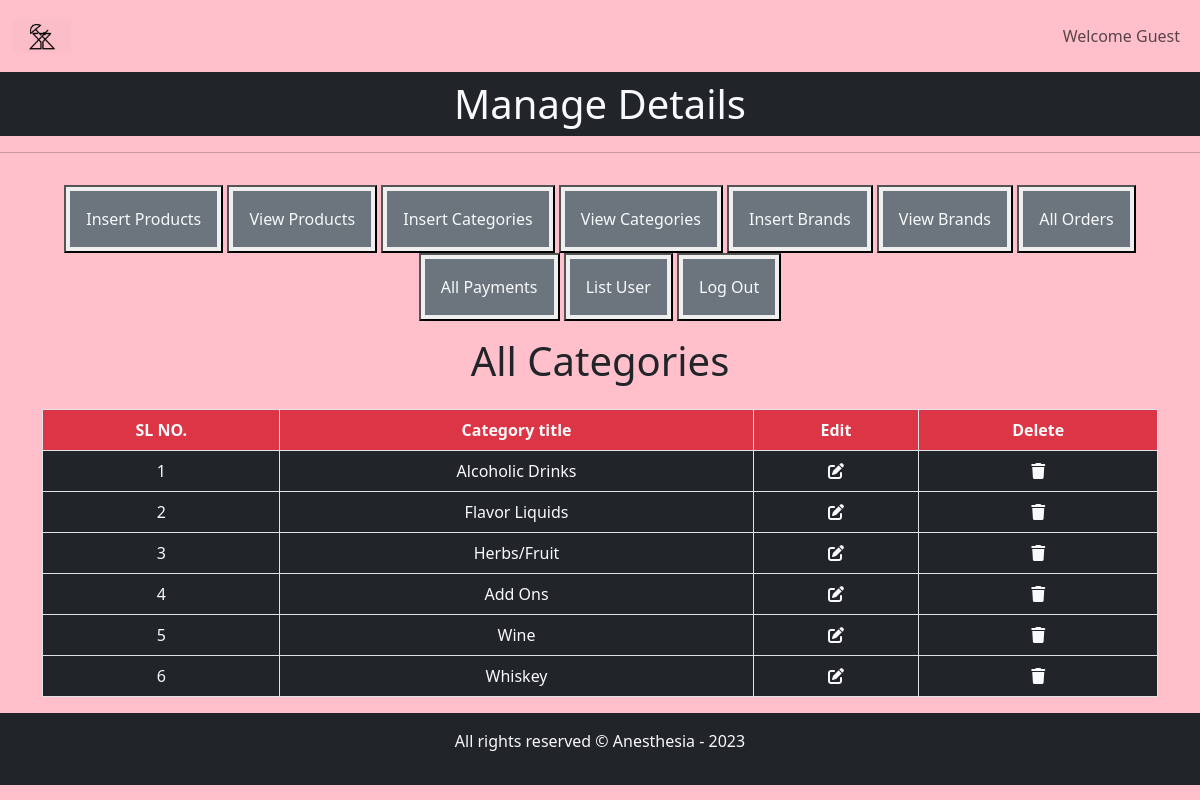
The page /admin_area/index.php?view_categories on the database its author committed.
### tables this page shows
CREATE TABLE `categories` (
  `category_id` int(11) NOT NULL,
  `category_title` varchar(100) NOT NULL
);

### admin_area/view_categories.php (the view, shortened to what this page needs)
<h1 class="text-center">All Categories</h1>
<table class="table table-bordered mt-4">
    <thead class="bg-danger">
        <tr>
            <th class='bg-danger text-light text-center'>SL NO.</th>
            <th class='bg-danger text-light text-center'>Category title</th>
            <th class='bg-danger text-light text-center'>Edit</th>
            <th class='bg-danger text-light text-center'>Delete</th>
        </tr>
    </thead>
    <tbody>
        <?php
        $select_cat="Select * from `categories`";
        $result=mysqli_query($con,$select_cat);
        $number=0;
        while($row=mysqli_fetch_assoc($result)){
            $category_id=$row['category_id'];
            $category_title=$row['category_title'];
            $number++;
?>
        <tr>
            <td class='bg-dark text-light text-center'><?php echo $number; ?></td>
            <td class='bg-dark text-light text-center'><?php echo $category_title; ?></td>
            <td class='bg-dark text-light text-center'><a href='index.php?edit_category=<?php echo $category_id ?>'><i class='fa-solid fa-pen-to-square text-light'></i></a></td>
            <td class='bg-dark text-light text-center'><a href='index.php?delete_category=<?php echo $category_id ?>'
            type="button" class="text-light" data-toggle="modal" data-target="#exampleModal"><i class='fa-solid fa-trash text-light'></td>
        </tr>
<?php
}?>
    </tbody>
</table>

### style.css (style rules this page uses)
* { margin: 0; padding: 0; box-sizing: border-box; }

### admin_area/index.php (style rules this page uses)
body { overflow-x:hidden; }

### rows shown on the page
categories: category_title "Alcoholic Drinks"
categories: category_title "Flavor Liquids"
categories: category_title "Herbs/Fruit"
categories: category_title "Add Ons"
categories: category_title "Wine"
categories: category_title "Whiskey"
